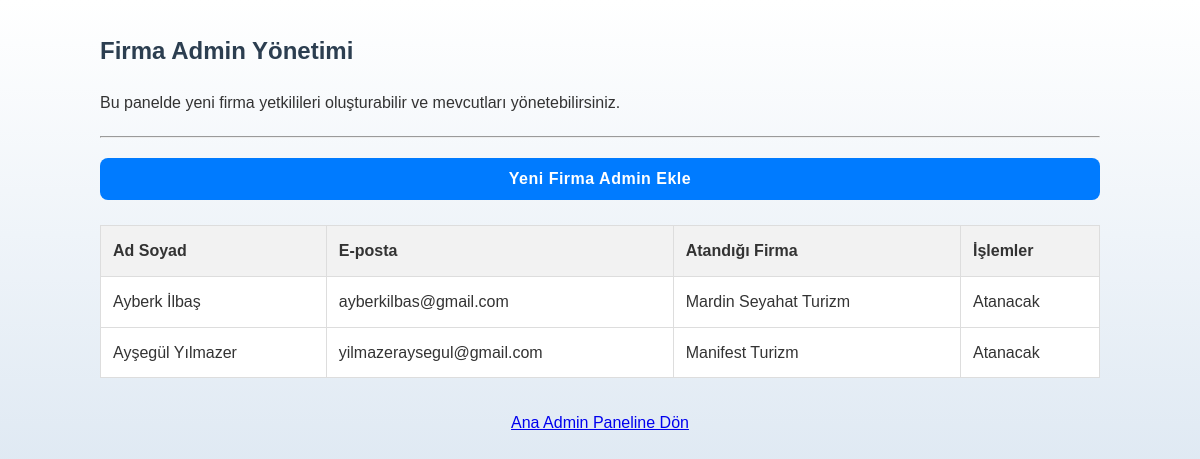
Page /super_admin/firma_admin_yonetimi.php (signed in) on the earlier database version.
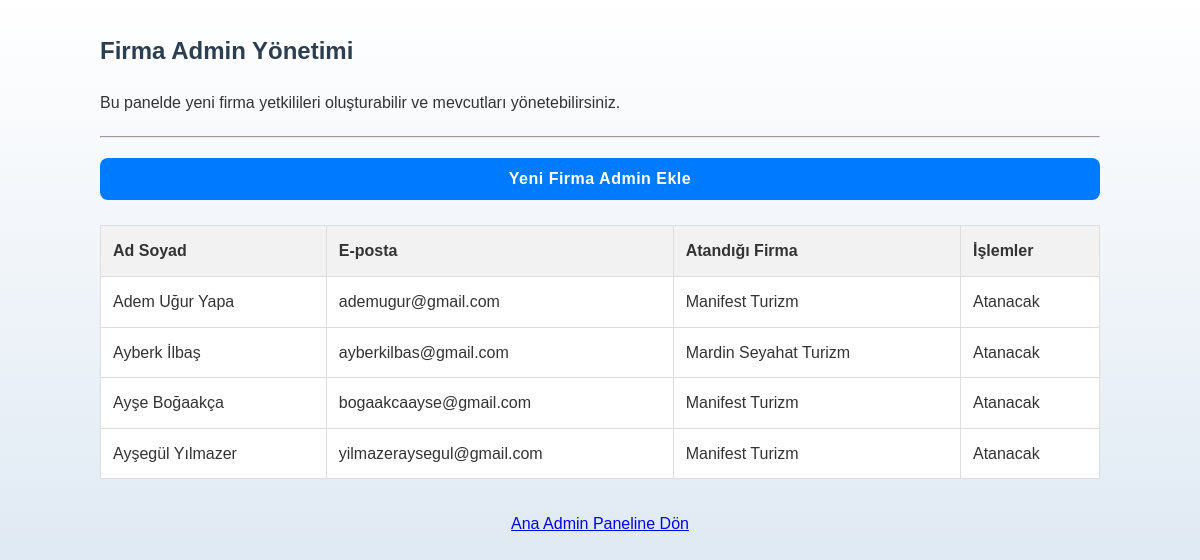
Same page on the later database version.
### tables this page shows
CREATE TABLE Users (
            id INTEGER PRIMARY KEY AUTOINCREMENT,
            fullname TEXT NOT NULL,
            email TEXT NOT NULL UNIQUE,
            password TEXT NOT NULL,
            role TEXT NOT NULL DEFAULT "User",
            company_id INTEGER NULL,
            balance REAL NOT NULL DEFAULT 0.0
        );

CREATE TABLE Companies (
            id INTEGER PRIMARY KEY AUTOINCREMENT,
            name TEXT NOT NULL UNIQUE,
            created_at TIMESTAMP DEFAULT CURRENT_TIMESTAMP
        );

### super_admin/firma_admin_yonetimi.php (the view, shortened to what this page needs)
<?php
require '../includes/db_connect.php';
$firma_admins = [];
try {
    $sql = "SELECT Users.*, Companies.name AS company_name
            FROM Users
            LEFT JOIN Companies ON Users.company_id = Companies.id
            WHERE Users.role = 'Firma Admin'
            ORDER BY Users.fullname ASC";
    $firma_admins = $pdo->query($sql)->fetchAll(PDO::FETCH_ASSOC);
} catch (PDOException $e) {
    die("Firma Adminleri çekilirken bir hata oluştu: " . $e->getMessage());
}
?>
<!DOCTYPE html>
<html lang="tr">
<head>
    <link rel="stylesheet" href="../css/style.css">
</head>
<body>
    <div class="panel-container">
        <h2>Firma Admin Yönetimi</h2>
        <p>Bu panelde yeni firma yetkilileri oluşturabilir ve mevcutları yönetebilirsiniz.</p>
        <hr style="margin: 20px 0;">
        <a href="firma_admin_ekle.php"><button>Yeni Firma Admin Ekle</button></a>
        <br><br>
        <table>
            <thead>
                <tr>
                    <th>Ad Soyad</th>
                    <th>E-posta</th>
                    <th>Atandığı Firma</th>
                    <th>İşlemler</th>
                </tr>
            </thead>
            <tbody>
                <?php if (count($firma_admins) > 0): ?>
                    <?php foreach ($firma_admins as $admin): ?>
                        <tr>
                            <td><?php echo htmlspecialchars($admin['fullname']); ?></td>
                            <td><?php echo htmlspecialchars($admin['email']); ?></td>
                            <td>
                                <?php
                                echo $admin['company_name'] ? htmlspecialchars($admin['company_name']) : '<span style="color:red;">Atanmamış</span>';
                                ?>
                            </td>
                            <td>
                                Atanacak
                            </td>
                        </tr>
                    <?php endforeach; ?>
                <?php else: ?>
                    <tr>
                        <td colspan="4" style="text-align:center;">Sistemde kayıtlı Firma Admin bulunmamaktadır.</td>
                    </tr>
                <?php endif; ?>
            </tbody>
        </table>
        <div style="text-align: center; margin-top: 2rem;">
            <a href="index.php">Ana Admin Paneline Dön</a>
        </div>
    </div>
</body>
</html>

### css/style.css (style rules this page uses)
body { font-family: 'Poppins', sans-serif; background-color: #f8f9fa; background-image: linear-gradient(to top, #dfe9f3 0%, white 100%); color: #333; line-height: 1.6; }
h2, h3, h4 { color: #2c3e50; font-weight: 600; }
button { width: 100%; padding: 12px 20px; border: none; border-radius: 8px; background-color: #007bff; color: white; font-size: 1rem; font-weight: 600; cursor: pointer; transition: all 0.3s ease; letter-spacing: 0.5px; }
body { font-family: 'Poppins', sans-serif; background-color: #f4f6f8; }

### super_admin/firma_admin_yonetimi.php (style rules this page uses)
.panel-container { max-width: 1000px; margin: 2rem auto; }
table { width: 100%; border-collapse: collapse; background: #fff; }
th, td { padding: 12px; border: 1px solid #ddd; text-align: left; }
th { background-color: #f2f2f2; }

Differences in the rows shown:
added users: fullname "Adem Uğur Yapa", email "ademugur@gmail.com", company.name "Manifest Turizm"
added users: fullname "Ayşe Boğaakça", email "bogaakcaayse@gmail.com", company.name "Manifest Turizm"
